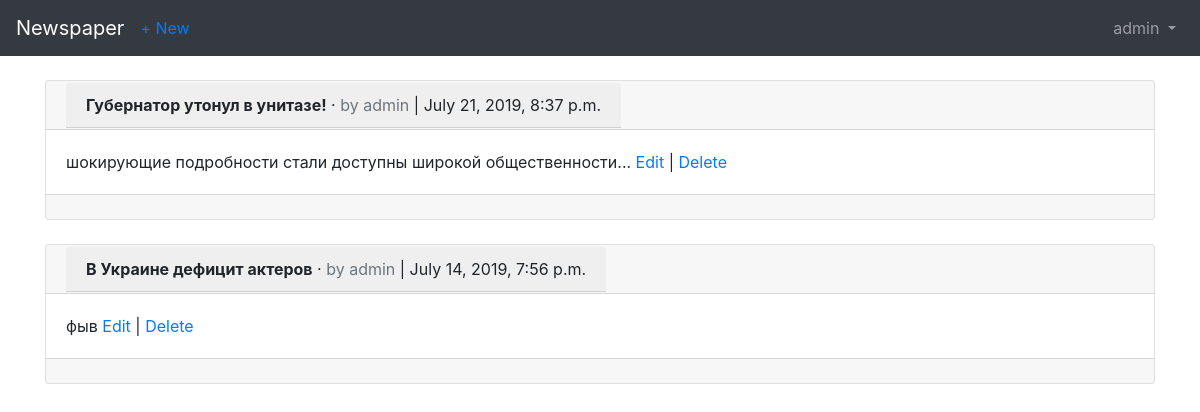
Page /articles/ (signed in) on the earlier database version.
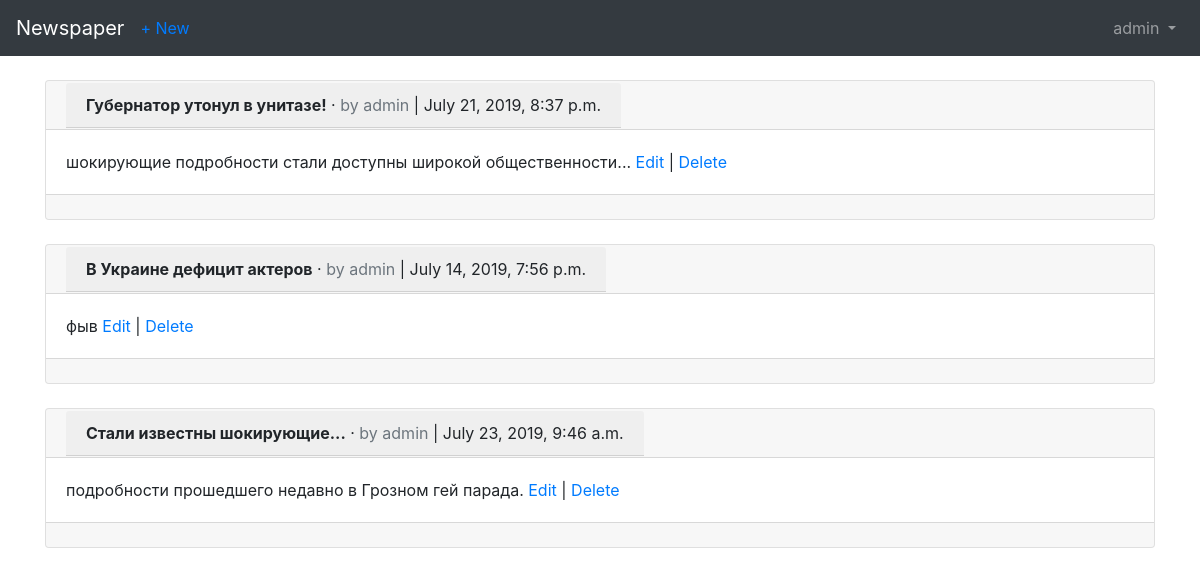
Same page on the later database version.
### users/models.py (models this page shows)
class CustomUser(AbstractUser):
    age=models.PositiveIntegerField(null=True,blank=True)

### articles/models.py (models this page shows, shortened)
class Article(models.Model):
    title = models.CharField(max_length=255)
    body = models.TextField()
    date = models.DateTimeField(auto_now=True)
    author = models.ForeignKey(
        get_user_model(),
        on_delete=models.CASCADE,
    )

### articles/views.py (the view)
class ArticleListView(LoginRequiredMixin, ListView):
    model = Article
    template_name = 'article_list.html'
    login_url = 'login'

### templates/article_list.html (shortened to what this page needs)
{% extends 'base.html' %}
{% block content %}
    {% for article in object_list %}
        <div class="card">
            <div class="card-header">
                    <span class="card-header">
                        <span class="font-weight-bold">{{ article.title }}</span> &middot;
                        <span class="text-muted">by {{ article.author }}</span> |
                        {{article.date}} </span>
            </div>
            <div class="card-body">
                {{article.body}}
                <a href="{% url 'article_edit' article.pk %}">Edit</a> |
                <a href="{% url 'article_delete' article.pk %}">Delete</a>
            </div>
            <div class="card-footer text-center text-muted">
            </div>
        </div>
        <br />
    {% endfor %}
{% endblock content %}

### templates/base.html (shortened to what this page needs)
<!doctype html>
<html lang="en">
<head>
    <link rel="stylesheet"
          href="https://stackpath.bootstrapcdn.com/bootstrap/4.1.3/css/bootstrap.min.css"
>
</head>
<body>
<nav class="navbar navbar-expand-md navbar-dark bg-dark mb-4">
    <a class="navbar-brand" href="{% url 'home' %}">Newspaper</a>
    {% if user.is_authenticated %}
    <ul class="navbar-nav mr-auto">
        <li class="nav-item"><a href="{% url 'article_new' %}">+ New</a></li>
    </ul>
    {% endif %}
    <div class="collapse navbar-collapse" id="navbarCollapse">
        {% if user.is_authenticated %}
        <ul class="navbar-nav ml-auto">
            <li class="nav-item">
                <a class="nav-link dropdown-toggle" href="#" id="userMenu"
                   data-toggle="dropdown" aria-haspopup="true"
                   aria-expanded="false">
                    {{ user.username }}
                </a>
            </li>
        </ul>
        {% endif %}
    </div>
</nav>
<div class="container">
    {% block content %}
    {% endblock content %}
</div>
</body>
</html>

Differences in the rows shown:
added Article: title "Стали известны шокирующие...", author "admin", date "July 23, 2019, 9:46 a.m.", body "подробности прошедшего недавно в Грозном гей парада."
